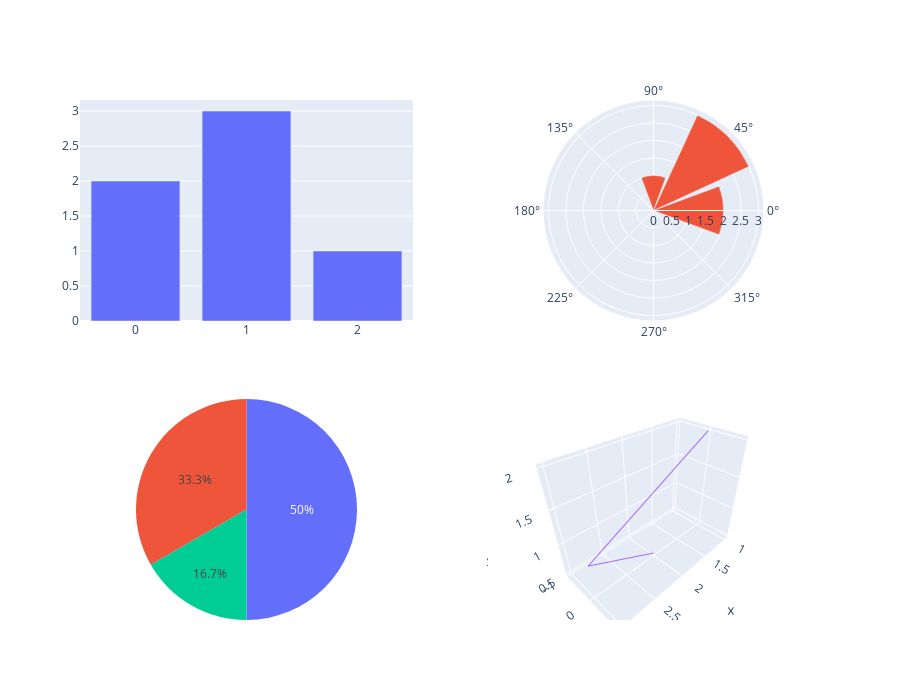

Notebook code for this chart:
### Markdown cell above
CHE BOMBA!

### Code cell
from plotly.subplots import make_subplots
import plotly.graph_objects as go

fig = make_subplots(
    rows=2, cols=2,
    specs=[[{"type": "xy"}, {"type": "polar"}],
           [{"type": "domain"}, {"type": "scene"}]],
)

fig.add_trace(go.Bar(y=[2, 3, 1]),
              row=1, col=1)

fig.add_trace(go.Barpolar(theta=[0, 45, 90], r=[2, 3, 1]),
              row=1, col=2)

fig.add_trace(go.Pie(values=[2, 3, 1]),
              row=2, col=1)

fig.add_trace(go.Scatter3d(x=[2, 3, 1], y=[0, 0, 0],
                           z=[0.5, 1, 2], mode="lines"),
              row=2, col=2)

fig.update_layout(height=700, showlegend=False)

fig.show()

### Figure 1 — Plotly figure (JSON) as saved in the notebook; plotly's stock layout.template omitted (floating-point values rounded to 4 significant figures)
{"data": [{"type": "bar", "xaxis": "x", "y": [2, 3, 1], "yaxis": "y"}, {"r": [2, 3, 1], "subplot": "polar", "theta": [0, 45, 90], "type": "barpolar"}, {"domain": {"x": [0, 0.45], "y": [0, 0.425]}, "type": "pie", "values": [2, 3, 1]}, {"mode": "lines", "scene": "scene", "type": "scatter3d", "x": [2, 3, 1], "y": [0, 0, 0], "z": [0.5, 1, 2]}], "layout": {"height": 700, "polar": {"domain": {"x": [0.55, 1], "y": [0.575, 1]}}, "scene": {"domain": {"x": [0.55, 1], "y": [0, 0.425]}}, "showlegend": false, "xaxis": {"anchor": "y", "domain": [0, 0.45]}, "yaxis": {"anchor": "x", "domain": [0.575, 1]}}}
